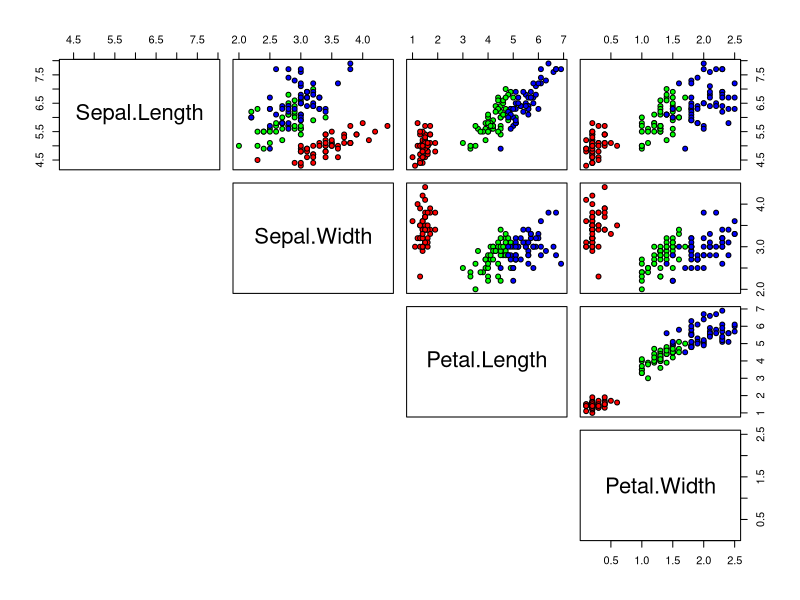
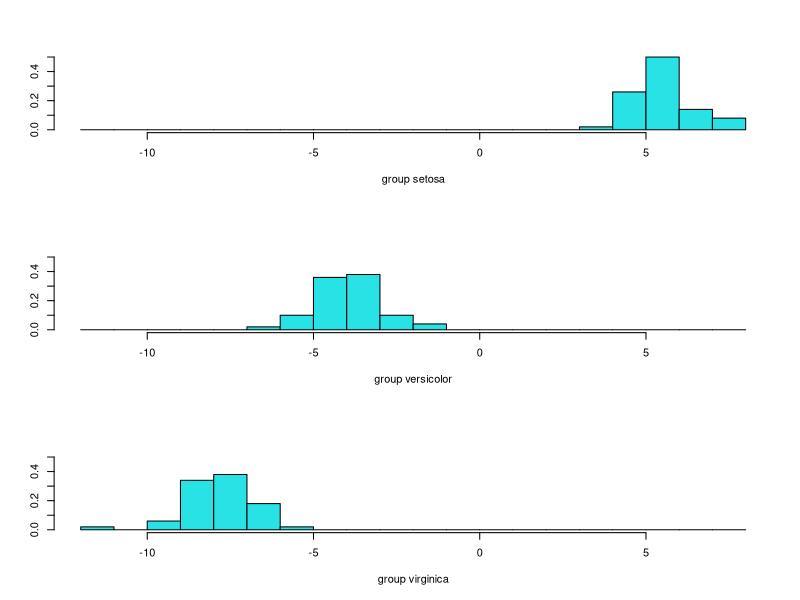
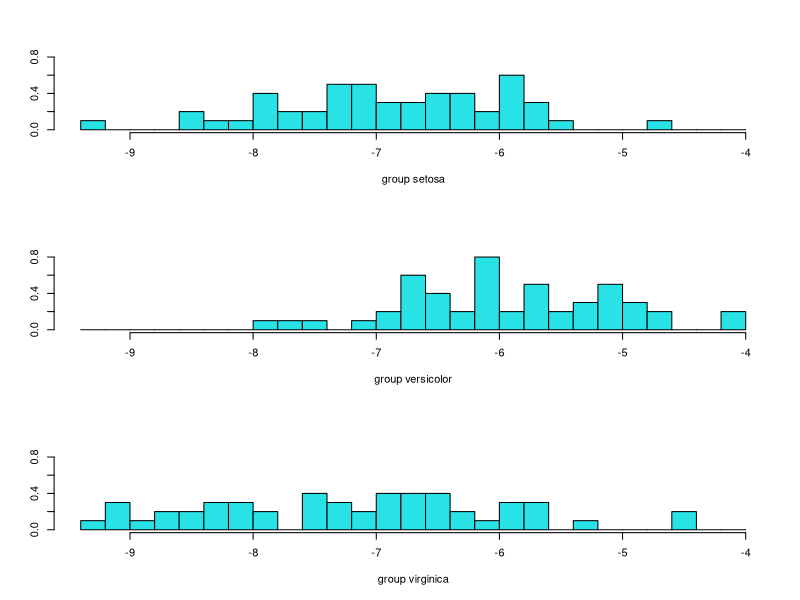
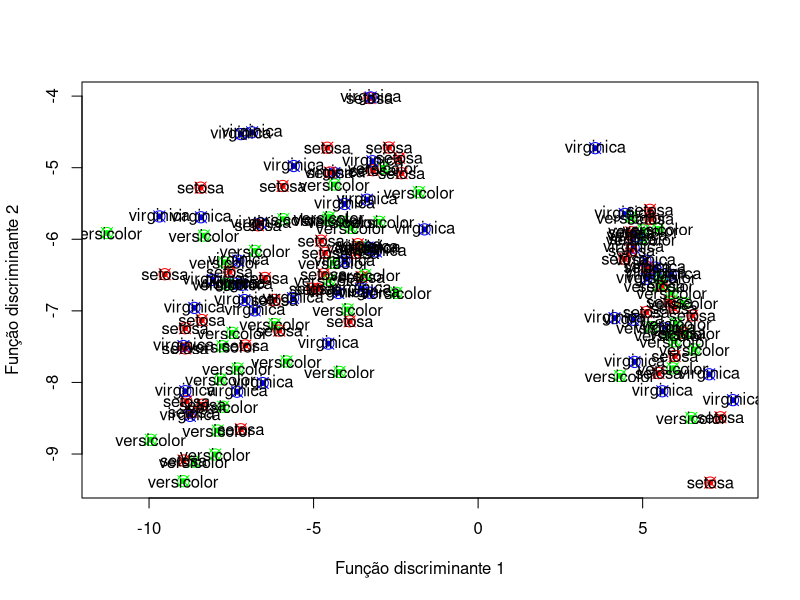

Recreate these plots in R, in order.
#PACOTES
library(MASS)
library(mvtnorm)
library(ggplot2)

#GERAÇÃO DOS DADOS

# sigma1=matrix(c(2,1,1,2),2,2)
# sigma2=matrix(c(2,0,0,2),2,2)
# media1=c(5,5)
# media2=c(4,3)
# x1=rmvnorm(40,media1,sigma1)
# plot(x1)
# x2=rmvnorm(40,media2,sigma1)
# 
# # x1=rnorm(40,3,2)
# # x2=rnorm(40,6,1)
# 
# nome=matrix("nome1",40,1)
# x1=as.data.frame(x1)
# x1=cbind(x1,nome)
# 
# nome=matrix("nome2",40,1)
# x2=as.data.frame(x2)
# x2=cbind(x2,nome)
# #names(x2)=c("x1","nome")
# 
# dados=rbind.data.frame(x1,x2)
dados=iris
dados
summary(dados)
#GRÁFICO DOS DADOS
cores <- rainbow(length(levels(dados[, "Species"])))
pairs(dados[, -5], pch = 21, bg = cores[dados$Species], lower.panel = NULL)

######################################################################
###################MÉTODO DA VALIDAÇÃO CRUZADA########################
######################################################################

#####VERIFICAR A PROPORÇÃO DE ELEMENTOS QUE SÃO MAL CLASSIFICADOS#####

#CV=T   CLASSIFICAÇÃO DE CADA ELEMENTO E PROBABILIDADE 
#DE CADA ELEMENTOS ESTAR EM CADA POPULAÇÃO  

lda11=lda(as.data.frame(dados[,-5]),dados$Species,CV=T)
lda11
classificacao =xtabs(~ lda11$class + Species, data = dados)
classificacao
pct_de_acertos=diag(classificacao)/colSums(classificacao)*100
pct_de_acertos

#####UTILIZAR A AMOSTRA PARA CLASSIFICAR NOVOS ELEMENTOS#########
#lda(x,grouping)
lda12=lda(as.data.frame(dados[,-5]),dados$Species,CV=F)
lda12$scaling


lda12_pred <- predict(lda12, dados[,-5])
lda12_pred
lda12_pred$class

#################################################################
################  MÉTODO DA RESUBSTITUIÇÃO  #####################
#################################################################
names(dados)
lda2 = lda(Species ~ Sepal.Length +Sepal.Width + Petal.Length +Petal.Width,data = dados)
lda2 
lda2$lev
lda2$scaling
names(lda2)
lda2$svd

lda2class = predict(lda2, dados)$class
names(predict(lda2, dados))
tabela2 = xtabs(~ lda2class + Species, data = dados)
cat("\n Matriz de confusão (com ressubstituição):")
tabela2


dados_hist = as.matrix(dados[, -5]) %*% coef(lda2)
dim(dados_hist)

ldahist(dados_hist[, 1],  dados$Species)
ldahist(dados_hist[, 2],  dados$Species)
#ldahist(FD[, 2], dados$nome)

x=c(1,3,4,5)
x=as.data.frame(t(x))
names(x)=c("Sepal.Length", "Sepal.Width" , "Petal.Length" ,"Petal.Width")
predict(lda2,x)$class

plot(dados_hist[, 1], dados_hist[, 2], pch = 20, col = cores,
     xlab = "Função discriminante 1", ylab = "Função discriminante 2")
points(dados_hist[, 1], dados_hist[, 2], pch = 13, col = cores, cex = 1.5)
text(dados_hist[, 1], dados_hist[, 2], lda2$lev)

